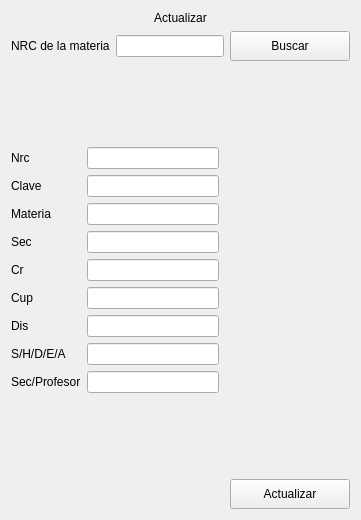
               <widget class="QWidget" name="page_actualizar">
                <layout class="QVBoxLayout" name="verticalLayout_12">
                 <item>
                  <widget class="QLabel" name="label_13">
                   <property name="text">
                    <string>Actualizar</string>
                   </property>
                   <property name="alignment">
                    <set>Qt::AlignmentFlag::AlignCenter</set>
                   </property>
                  </widget>
                 </item>
                 <item>
                  <layout class="QHBoxLayout" name="horizontalLayout_8">
                   <item>
                    <widget class="QLabel" name="label_12">
                     <property name="text">
                      <string>NRC de la materia</string>
                     </property>
                    </widget>
                   </item>
                   <item>
                    <widget class="QLineEdit" name="act_buscar"/>
                   </item>
                   <item>
                    <widget class="QPushButton" name="bt_buscar_actializar">
                     <property name="minimumSize">
                      <size>
                       <width>120</width>
                       <height>30</height>
                      </size>
                     </property>
                     <property name="text">
                      <string>Buscar</string>
                     </property>
                    </widget>
                   </item>
                  </layout>
                 </item>
                 <item>
                  <spacer name="verticalSpacer_6">
                   <property name="orientation">
                    <enum>Qt::Orientation::Vertical</enum>
                   </property>
                   <property name="sizeHint" stdset="0">
                    <size>
                     <width>20</width>
                     <height>40</height>
                    </size>
                   </property>
                  </spacer>
                 </item>
                 <item>
                  <spacer name="verticalSpacer_4">
                   <property name="orientation">
                    <enum>Qt::Orientation::Vertical</enum>
                   </property>
                   <property name="sizeHint" stdset="0">
                    <size>
                     <width>20</width>
                     <height>40</height>
                    </size>
                   </property>
                  </spacer>
                 </item>
                 <item>
                  <layout class="QHBoxLayout" name="horizontalLayout_5">
                   <item>
                    <layout class="QVBoxLayout" name="verticalLayout_7">
                     <item>
                      <layout class="QVBoxLayout" name="verticalLayout_6">
                       <item>
                        <widget class="QLabel" name="label_9">
                         <property name="text">
                          <string>Nrc</string>
                         </property>
                        </widget>
                       </item>
                       <item>
                        <widget class="QLabel" name="label_11">
                         <property name="text">
                          <string>Clave</string>
                         </property>
                        </widget>
                       </item>
                       <item>
                        <widget class="QLabel" name="label_8">
                         <property name="text">
                          <string>Materia</string>
                         </property>
                        </widget>
                       </item>
                       <item>
                        <widget class="QLabel" name="label_6">
                         <property name="text">
                          <string>Sec</string>
                         </property>
                        </widget>
                       </item>
                       <item>
                        <widget class="QLabel" name="label_7">
                         <property name="text">
                          <string>Cr</string>
                         </property>
                        </widget>
                       </item>
                       <item>
                        <widget class="QLabel" name="label_5">
                         <property name="text">
                          <string>Cup</string>
                         </property>
                        </widget>
                       </item>
                       <item>
                        <widget class="QLabel" name="label_4">
                         <property name="text">
                          <string>Dis</string>
                         </property>
                        </widget>
                       </item>
                       <item>
                        <widget class="QLabel" name="label_3">
                         <property name="text">
                          <string>S/H/D/E/A</string>
                         </property>
                        </widget>
                       </item>
                       <item>
                        <widget class="QLabel" name="label_2">
                         <property name="text">
                          <string>Sec/Profesor</string>
                         </property>
                        </widget>
                       </item>
                      </layout>
                     </item>
                    </layout>
                   </item>
                   <item>
                    <layout class="QVBoxLayout" name="verticalLayout_11">
                     <item>
                      <widget class="QLineEdit" name="act_nrc_2"/>
                     </item>
                     <item>
                      <widget class="QLineEdit" name="act_clave_2"/>
                     </item>
                     <item>
                      <widget class="QLineEdit" name="act_materia_2"/>
                     </item>
                     <item>
                      <widget class="QLineEdit" name="act_sec_2"/>
                     </item>
                     <item>
                      <widget class="QLineEdit" name="act_cr_2"/>
                     </item>
                     <item>
                      <widget class="QLineEdit" name="act_cup_2"/>
                     </item>
                     <item>
                      <widget class="QLineEdit" name="act_dis_2"/>
                     </item>
                     <item>
                      <widget class="QLineEdit" name="act_hora"/>
                     </item>
                     <item>
                      <widget class="QLineEdit" name="act_profesor_2"/>
                     </item>
                    </layout>
                   </item>
                   <item>
                    <spacer name="horizontalSpacer_4">
                     <property name="orientation">
                      <enum>Qt::Orientation::Horizontal</enum>
                     </property>
                     <property name="sizeHint" stdset="0">
                      <size>
                       <width>40</width>
                       <height>20</height>
                      </size>
                     </property>
                    </spacer>
                   </item>
                  </layout>
                 </item>
                 <item>
                  <spacer name="verticalSpacer_5">
                   <property name="orientation">
                    <enum>Qt::Orientation::Vertical</enum>
                   </property>
                   <property name="sizeHint" stdset="0">
                    <size>
                     <width>20</width>
                     <height>40</height>
                    </size>
                   </property>
                  </spacer>
                 </item>
                 <item>
                  <spacer name="verticalSpacer_2">
                   <property name="orientation">
                    <enum>Qt::Orientation::Vertical</enum>
                   </property>
                   <property name="sizeHint" stdset="0">
                    <size>
                     <width>20</width>
                     <height>40</height>
                    </size>
                   </property>
                  </spacer>
                 </item>
                 <item>
                  <layout class="QHBoxLayout" name="horizontalLayout_4">
                   <item>
                    <widget class="QLabel" name="label_10">
                     <property name="minimumSize">
                      <size>
                       <width>129</width>
                       <height>30</height>
                      </size>
                     </property>
                     <property name="text">
                      <string/>
                     </property>
                    </widget>
                   </item>
                   <item>
                    <spacer name="horizontalSpacer_3">
                     <property name="orientation">
                      <enum>Qt::Orientation::Horizontal</enum>
                     </property>
                     <property name="sizeHint" stdset="0">
                      <size>
                       <width>40</width>
                       <height>20</height>
                      </size>
                     </property>
                    </spacer>
                   </item>
                   <item>
                    <widget class="QPushButton" name="signal_actualizar">
                     <property name="minimumSize">
                      <size>
                       <width>120</width>
                       <height>30</height>
                      </size>
                     </property>
                     <property name="text">
                      <string>Actualizar</string>
                     </property>
                    </widget>
                   </item>
                  </layout>
                 </item>
                </layout>
               </widget>
